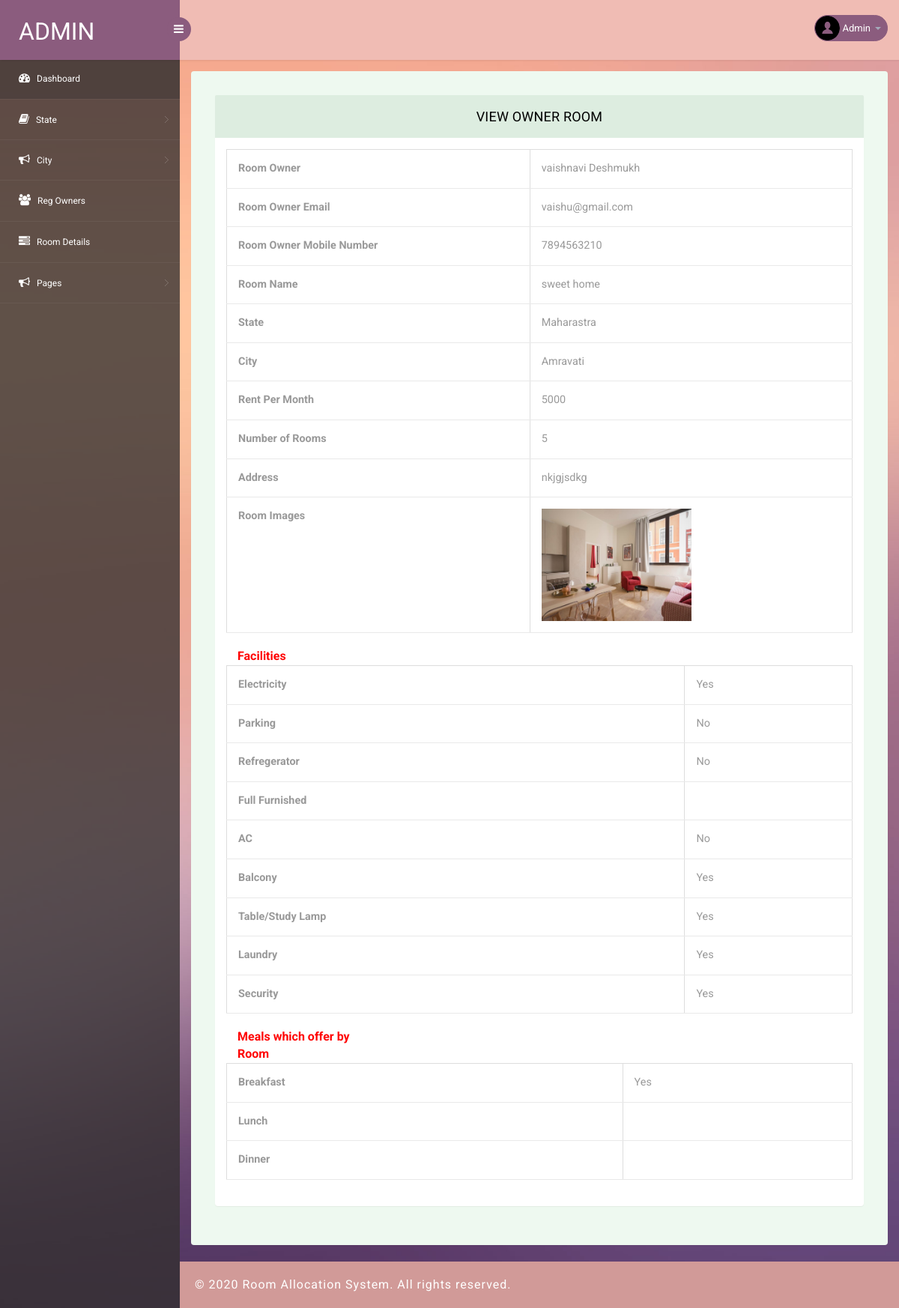
The page /admin/view-pgdetails.php?editid=22 (signed in) on the database its author committed.
### tables this page shows
CREATE TABLE `tblpg` (
  `ID` int(10) NOT NULL,
  `OwnerID` int(20) NOT NULL,
  `StateName` varchar(200) DEFAULT NULL,
  `CityName` varchar(200) DEFAULT NULL,
  `PGTitle` varchar(200) DEFAULT NULL,
  `Type` varchar(120) DEFAULT NULL,
  `RPmonth` varchar(120) DEFAULT NULL,
  `norooms` varchar(45) DEFAULT NULL,
  `Address` varchar(120) DEFAULT NULL,
  `Image` varchar(200) DEFAULT NULL,
  `Electricity` varchar(40) DEFAULT NULL,
  `Parking` varchar(40) DEFAULT NULL,
  `Refregerator` varchar(40) DEFAULT NULL,
  `Furnished` varchar(40) DEFAULT NULL,
  `AC` varchar(40) DEFAULT NULL,
  `Balcony` varchar(40) DEFAULT NULL,
  `StudyTable` varchar(40) DEFAULT NULL,
  `Laundry` varchar(40) DEFAULT NULL,
  `Security` varchar(40) DEFAULT NULL,
  `MealsBreakfast` varchar(45) DEFAULT NULL,
  `MealLunch` varchar(45) NOT NULL,
  `MealDinner` varchar(45) NOT NULL,
  `RegDate` timestamp NOT NULL DEFAULT CURRENT_TIMESTAMP,
  `IsActive` int(1) DEFAULT NULL,
  `LastUpdationDate` timestamp NULL DEFAULT NULL ON UPDATE CURRENT_TIMESTAMP
);

CREATE TABLE `tblowner` (
  `ID` int(10) NOT NULL,
  `FullName` varchar(200) DEFAULT NULL,
  `Email` varchar(200) DEFAULT NULL,
  `MobileNumber` bigint(10) DEFAULT NULL,
  `Password` varchar(120) DEFAULT NULL,
  `RegDate` timestamp NULL DEFAULT CURRENT_TIMESTAMP
);

### admin/view-pgdetails.php (the view, shortened to what this page needs)
<?php
include('includes/dbconnection.php');
  ?>
<!DOCTYPE html>
<head>
<link rel="stylesheet" href="css/bootstrap.min.css" >
<link href="css/style.css" rel='stylesheet' type='text/css' />
<link href="css/style-responsive.css" rel="stylesheet"/>
<link rel="stylesheet" href="css/font.css" type="text/css"/>
<link href="css/font-awesome.css" rel="stylesheet">
</head>
<body>
<section id="container">
<?php include_once('includes/header.php');?>
<?php include_once('includes/sidebar.php');?>
<section id="main-content">
	<section class="wrapper">
	<div class="form-w3layouts">
        <div class="row">
        <div class="col-lg-12">
        <section class="panel">
            <header class="panel-heading">
               View Owner Room
            </header>
            <div class="panel-body">
     <?php
 $cid=$_GET['editid'];
$ret=mysqli_query($con,"select * from tblpg join tblowner on tblowner.ID = tblpg.OwnerID where tblpg.ID='$cid'");
while ($row=mysqli_fetch_array($ret)) {
?>
                <table border="1" class="table table-bordered mg-b-0">
                    <tr>
    <th>Room Owner</th>
    <td><?php  echo $row['FullName'];?></td>
  </tr>
                    <tr>
    <th>Room Owner Email</th>
    <td><?php  echo $row['Email'];?></td>
  </tr>
                 <tr>
    <th>Room Owner Mobile Number</th>
    <td><?php  echo $row['MobileNumber'];?></td>
  </tr>
                    <tr>
    <th>Room Name</th>
    <td><?php  echo $row['PGTitle'];?></td>
  </tr>
               <tr>
    <th>State</th>
    <td><?php  echo $row['StateName'];?></td>
  </tr>
   <tr>
    <th>City</th>
    <td><?php  echo $row['CityName'];?></td>
  </tr>
  <tr>
    <th>Rent Per Month</th>
    <td><?php  echo $row['RPmonth'];?></td>
  </tr>
   <tr>
    <th>Number of Rooms</th>
    <td><?php  echo $row['norooms'];?></td>
  </tr>
<tr>
    <th>Address</th>
    <td><?php  echo $row['Address'];?></td>
  </tr>
  <tr>
    <th>Room Images</th>
    <td><img src="../owner/roomimages/<?php echo $row['Image'];?>" width="200" height="150" value="<?php  echo $row['Image'];?>"></td>
  </tr>
    <table border="1" class="table table-bordered mg-b-0">
<label class="col-sm-3 control-label col-lg-3" for="inputSuccess" style="color: red">Facilities</label>
      <tr>
    <th>Electricity</th>
    <td><?php  echo $row['Electricity'];?></td>
  </tr>
  <tr>
    <th>Parking</th>
    <td><?php  echo $row['Parking'];?></td>
  </tr>
  <tr>
    <th>Refregerator</th>
    <td><?php  echo $row['Refregerator'];?></td>
  </tr>
  <tr>
    <th>Full Furnished</th>
    <td><?php  echo $row['furnished'];?></td>
  </tr>
  <tr>
    <th>AC</th>
    <td><?php  echo $row['AC'];?></td>
  </tr>
  <tr>
    <th>Balcony</th>
    <td><?php  echo $row['Balcony'];?></td>
  </tr>
  <tr>
    <th>Table/Study Lamp</th>
    <td><?php  echo $row['StudyTable'];?></td>
  </tr>
  <tr>
    <th>Laundry</th>
    <td><?php  echo $row['Laundry'];?></td>
  </tr>
  <tr>
    <th>Security</th>
    <td><?php  echo $row['Security'];?></td>
  </tr>
  </table>
  <table border="1" class="table table-bordered mg-b-0">
    <label class="col-sm-3 control-label col-lg-3" for="inputSuccess" style="color: red">Meals which offer by Room</label>
  <tr>
    <th>Breakfast</th>
    <td><?php  echo $row['MealsBreakfast'];?></td>
  </tr>
  <tr>
    <th>Lunch</th>
    <td><?php  echo $row['MealLunch'];?></td>
  </tr>
  <tr>
    <th>Dinner</th>
    <td><?php  echo $row['MealDinner'];?></td>
  </tr>
   </table>
</table>
            </div>
            <?php } ?>
        </section>
        </div>
</section>
		  <?php include_once('includes/footer.php');?>
</section>
</section>
</body>
</html>

### admin/includes/header.php (shortened to what this page needs)
<?php
include('includes/dbconnection.php');
?>
<header class="header fixed-top clearfix">
<div class="brand">
    <a href="dashboard.php" class="logo">
        Admin
    </a>
    <div class="sidebar-toggle-box">
        <div class="fa fa-bars"></div>
    </div>
</div>
<div class="top-nav clearfix">
    <ul class="nav pull-right top-menu">
        <li class="dropdown">
            <a data-toggle="dropdown" class="dropdown-toggle" href="#">
                <?php
$adid=$_SESSION['pgasaid'];
$ret=mysqli_query($con,"select AdminName from tbladmin where ID='$adid'");
$row=mysqli_fetch_array($ret);
$name=$row['AdminName'];
?>
                <img alt="" src="images/2.png">
                <span class="username"><?php echo $name; ?></span>
                <b class="caret"></b>
            </a>
        </li>
    </ul>
</div>
</header>

### admin/css/style.css (style rules this page uses)
ul, ol { margin: 0; }
html, body { font-family: 'Roboto', sans-serif; font-size: 100%; overflow-x: hidden; background: url(../images/bg.jpg) no-repeat 0px 0px; background-size:cover; }
body a { transition: 0.5s all ease; -webkit-transition: 0.5s all ease; -moz-transition: 0.5s all ease; -o-transition: 0.5s all ease; -ms-transition: 0.5s all ease; text-decoration:none; }
ul,label { margin:0; padding:0; }
#main-content { margin-left:240px; -webkit-transition:all .3s ease-in-out; -moz-transition:all .3s ease-in-out; -o-transition:all .3s ease-in-out; transition:all .3s ease-in-out; }
.header { left:0; right:0; z-index:1002; background:rgb(240, 188, 180); -webkit-transition:all .3s ease-in-out; -moz-transition:all .3s ease-in-out; -o-transition:all .3s ease-in-out; transition:all .3s ease-in-out; }
.fixed-top { position:fixed; box-shadow:1px 0 3px rgba(0,0,0,.15); }
.wrapper { display:inline-block; margin-top:80px; padding:15px; width:100%; }
.brand { background:#8b5c7e; float:left; width:240px; height:80px; position:relative; }
a.logo { font-size:32px; color:#fff; float:left; margin:20px 0 0 25px; text-transform:uppercase; }
#top_menu .nav>li,ul.top-menu>li { float:left; }
ul.top-menu { margin-right:15px; margin-top: 0; }
ul.top-menu > li > a { color: #fff; font-size: 16px; background: #8b5c7e; padding: 4px 8px; margin-right: 15px; border-radius: 50%; -webkit-border-radius: 50%; padding-right: 8px !important; }
.top-nav { margin-top:20px; }
.top-nav img { border-radius:50%; -webkit-border-radius:50%; width:33px; }
.top-nav .username { font-size:13px; color:#fff; }
.top-nav ul.top-menu>li>a { border-radius: 100px; -webkit-border-radius: 100px; padding: 0px; background: none; margin-right: 0; border: 1px solid #8b5c7e; background: #8b5c7e; }
.top-nav ul.top-menu>li { margin-left:10px; }
.top-nav .nav .caret { border-bottom-color:#A4AABA; border-top-color:#A4AABA; }
.sidebar-toggle-box { float:left; margin-top:23px; margin-left:-15px; background:#8b5c7e; border-radius:50%; -webkit-border-radius:50%; width:32px; height:32px; position:absolute; right:-15px; }
.sidebar-toggle-box .fa-bars { cursor:pointer; display:inline-block; font-size:15px; padding:8px 8px 8px 9px; color:#fff; }
.panel-heading { position: relative; height: 57px; line-height: 57px; letter-spacing: 0.2px; color: #000; font-size: 18px; font-weight: 400; padding: 0 16px; background:#ddede0; border-top-right-radius: 2px; border-top-left-radius: 2px; text-transform: uppercase; text-align: center; }
.panel { border: none ! important; }
.table>tbody>tr>td, .table>tbody>tr>th, .table>tfoot>tr>td, .table>tfoot>tr>th, .table>thead>tr>td, .table>thead>tr>th { border-bottom: 1px solid #e9e9e9 ! important; }
.table > thead > tr > th, .table > tbody > tr > th, .table > tfoot > tr > th, .table > thead > tr > td, .table > tbody > tr > td, .table > tfoot > tr > td { border-top: none !important; }
.table td, .table>tbody>tr>td, .table>tbody>tr>th, .table>tfoot>tr>td, .table>tfoot>tr>th, .table>thead>tr>td, .table>thead>tr>th { padding: 15px!important; }
.table > thead > tr > th, .table > tbody > tr > th, .table > tfoot > tr > th, .table > thead > tr > td, .table > tbody > tr > td, .table > tfoot > tr > td { font-size: 0.9em; color: #999; border-top: none !important; }
.form-w3layouts { background: #eef9f0; padding: 2em; border-radius: 4px; -webkit-box-shadow: 0 1px 1px rgba(0,0,0,.05); box-shadow: 0 1px 1px rgba(0,0,0,.05); }

### rows shown on the page
tblpg: OwnerID.FullName "vaishnavi Deshmukh", OwnerID.Email "vaishu@gmail.com", OwnerID.MobileNumber "7894563210", PGTitle "sweet home", StateName "Maharastra", CityName "Amravati", RPmonth "5000", norooms "5", Address "nkjgjsdkg", Image (picture), Electricity "Yes", Parking "No", Refregerator "No", AC "No", Balcony "Yes", StudyTable "Yes", Laundry "Yes", Security "Yes", MealsBreakfast "Yes"

### other values the page prints
$name "Admin"
